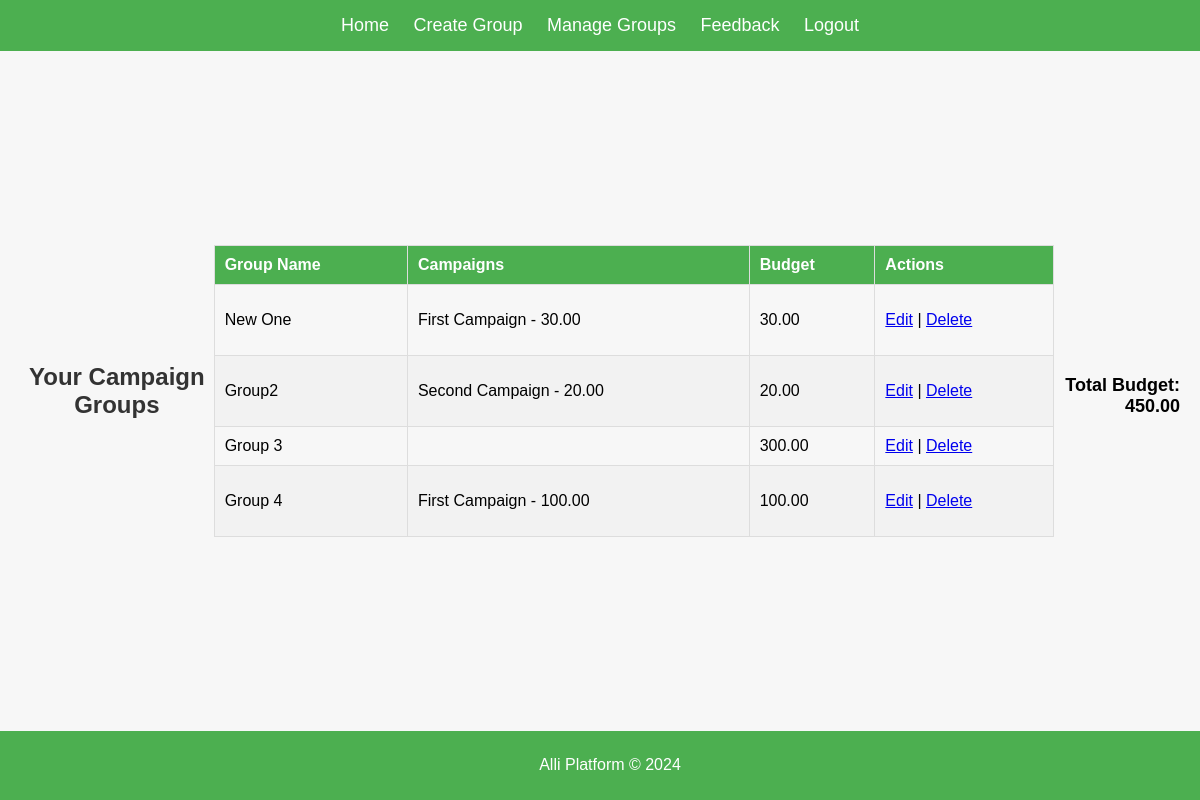
Page /manage_groups/ (signed in) on the committed database.
### app/models.py (models this page shows, shortened)
class CampaignGroup(models.Model):
    name = models.CharField(max_length=100)
    description = models.TextField()
    created_by = models.ForeignKey(User, on_delete=models.CASCADE)
    campaigns = models.ManyToManyField(Campaign, through='GroupCampaign')  # Many-to-many with GroupCampaign intermediary
    total_budget = models.DecimalField(max_digits=10, decimal_places=2, default=0)  # Group-level total budget

class GroupCampaign(models.Model):
    group = models.ForeignKey(CampaignGroup, related_name='group_campaigns', on_delete=models.CASCADE)
    campaign = models.ForeignKey(Campaign, related_name='campaign_groups', on_delete=models.CASCADE)
    budget = models.DecimalField(max_digits=10, decimal_places=2)  # Budget for each campaign in the group
    class Meta:
        unique_together = ('group', 'campaign')  # Ensure each campaign is unique within a group

class Campaign(models.Model):
    name = models.CharField(max_length=100)

### app/views.py (the view)
# urls.py: path('manage_groups/', views.manage_groups, name='manage_groups'),
@login_required
def manage_groups(request):
    groups = CampaignGroup.objects.filter(created_by=request.user)  # Only show user's own groups
    total_budget = groups.aggregate(total=models.Sum('total_budget'))['total'] or 0  # Calculate total budget
    return render(request, 'app/manage_groups.html', {
        'groups': groups,
        'total_budget': total_budget
    })

### app/templates/app/manage_groups.html (shortened to what this page needs)
{% extends 'app/base.html' %}
{% block content %}
<h2>Your Campaign Groups</h2>
<table class="campaign-table">
    <thead>
        <tr>
            <th>Group Name</th>
            <th>Campaigns</th>
            <th>Budget</th>
            <th>Actions</th>
        </tr>
    </thead>
    <tbody>
        {% for group in groups %}
        <tr>
            <td>{{ group.name }}</td>
            <td>
                <ul>
                    {% for campaign in group.group_campaigns.all %}
                    <li>{{ campaign.campaign.name }} - {{ campaign.budget }}</li>
                    {% endfor %}
                </ul>
            </td>
            <td>{{ group.total_budget|floatformat:2 }}</td>
            <td>
                <a href="{% url 'edit_group' group.id %}">Edit</a> |
                <a href="{% url 'delete_group' group.id %}" onclick="return confirm('Are you sure you want to delete this group?');">Delete</a>
            </td>
        </tr>
        {% empty %}
        <tr>
            <td colspan="4">No groups available.</td>
        </tr>
        {% endfor %}
    </tbody>
</table>
<div class="total-budget">
    <strong>Total Budget: </strong>{{ total_budget|floatformat:2 }}
</div>
{% endblock %}

### app/static/app/styles.css (style rules this page uses)
body { font-family: Arial, sans-serif; background-color: #f7f7f7; margin: 0; padding: 0; display: flex; flex-direction: column; min-height: 100vh; }
h2 { text-align: center; color: #333; font-size: 24px; margin-bottom: 20px; }
table { width: 100%; border-collapse: collapse; margin: 20px 0; }
table th, table td { border: 1px solid #ddd; padding: 12px; text-align: left; }
table th { background-color: #4CAF50; color: white; }
table tr:nth-child(even) { background-color: #f2f2f2; }
.campaign-table { width: 100%; border-collapse: collapse; margin-bottom: 20px; }
.campaign-table th, .campaign-table td { padding: 10px; text-align: left; border: 1px solid #ddd; }
.campaign-table th { background-color: #4CAF50; color: white; text-align: left; }
.campaign-table td ul { list-style-type: none; padding-left: 0; }
.campaign-table tr:nth-child(even) { background-color: #f2f2f2; }
.total-budget { text-align: right; margin-top: 10px; font-size: 18px; font-weight: bold; }

### rows in the picture
CampaignGroup: name "New One", total_budget "30.00"
GroupCampaign: campaign.name "First Campaign", budget "30.00"
CampaignGroup: name "Group2", total_budget "20.00"
GroupCampaign: campaign.name "Second Campaign", budget "20.00"
CampaignGroup: name "Group 3", total_budget "300.00"
CampaignGroup: name "Group 4", total_budget "100.00"
GroupCampaign: campaign.name "First Campaign", budget "100.00"

### other values in the picture
{{ total_budget|floatformat:2 }} "450.00"
